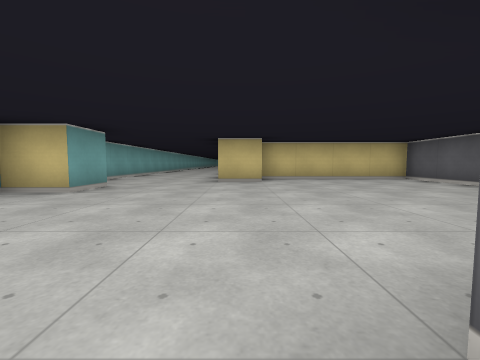
View 1 (above)

24 first-person views from a walk through a cub3D level. The camera is about half as high as the walls, tilts 4° down and sees 90° across. The floor is counted in squares. Each view is taken from the middle of a square. On the plan, view 1 faces up. The plan holds only what a view shows up to about 9 squares ahead; the rest is blank. The place goes on beyond the plan.

View 2
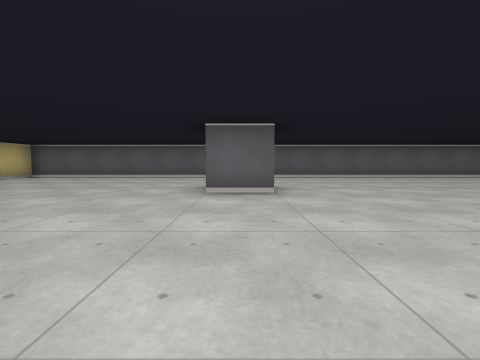

View 3
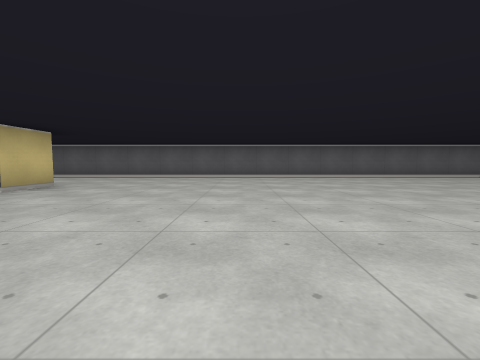

View 4
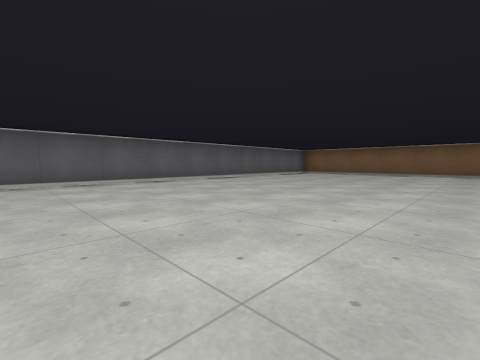

View 5
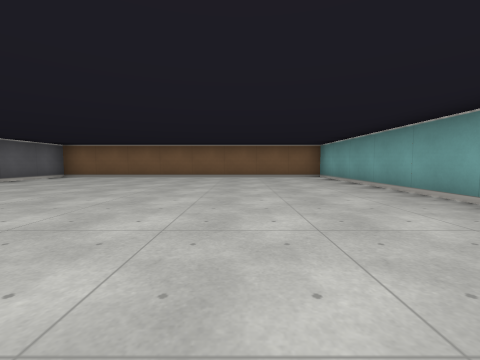

View 6
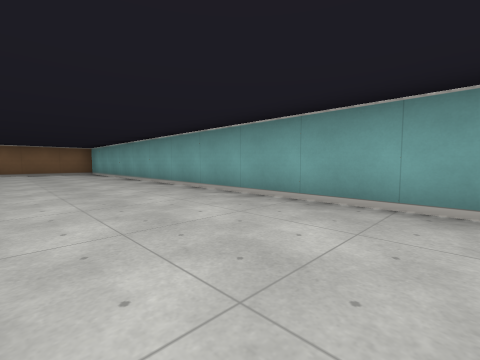

View 7
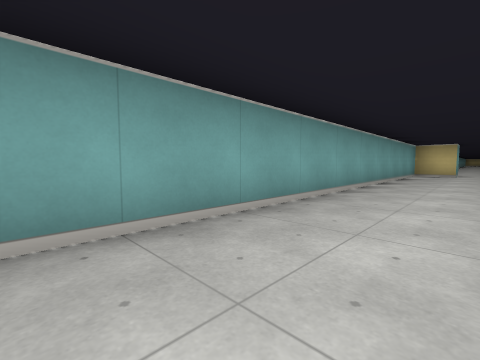

View 8
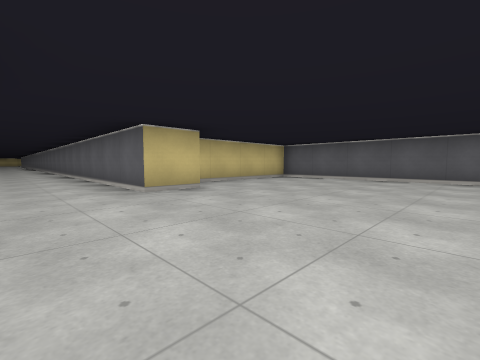

View 9
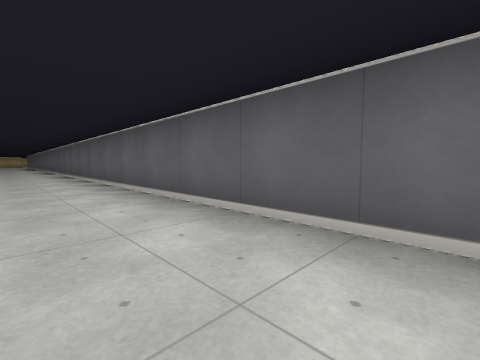

View 10
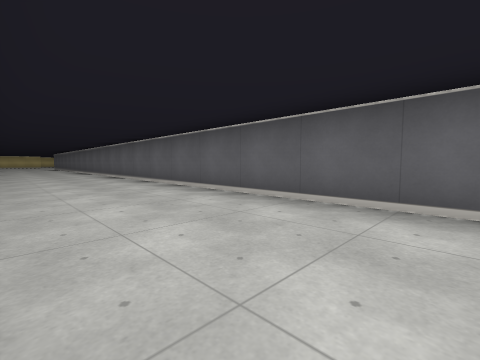

View 11
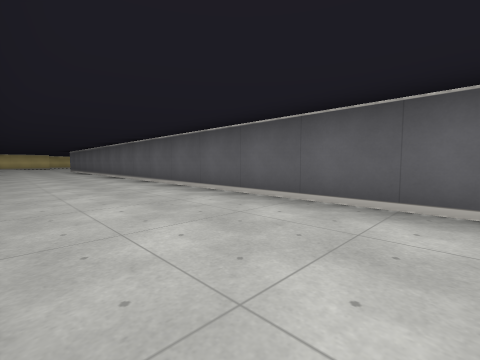

View 12
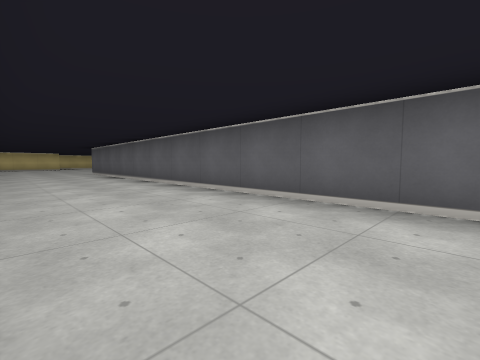

View 13
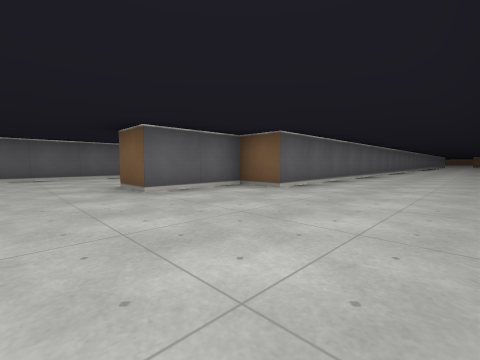

View 14
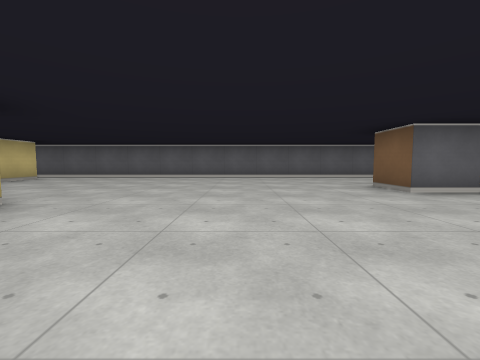

View 15
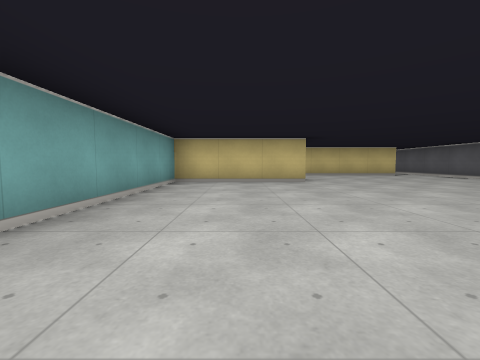

View 16
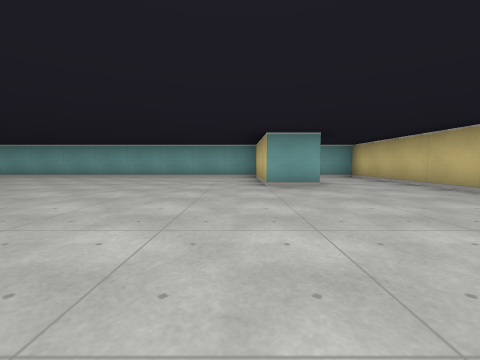

View 17
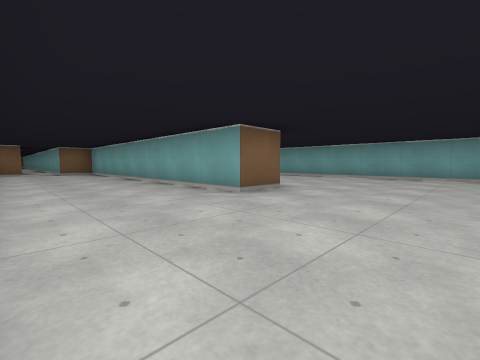

View 18
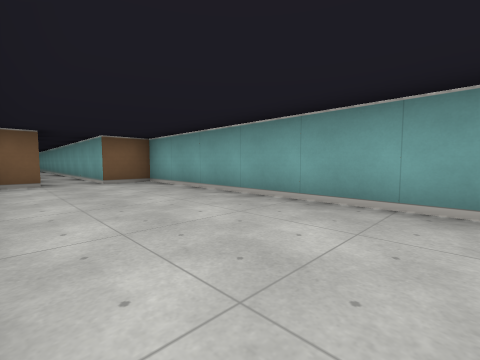

View 19
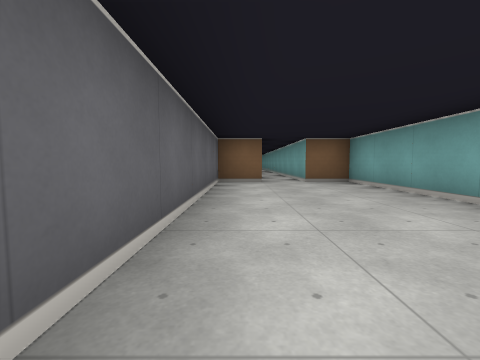

View 20
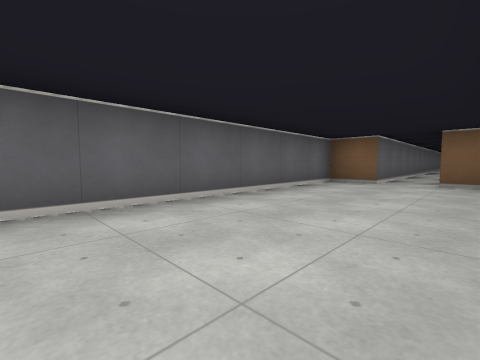

View 21
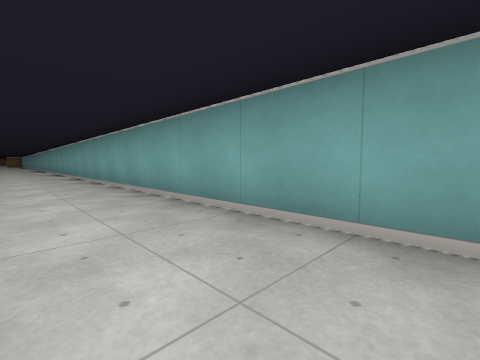

View 22
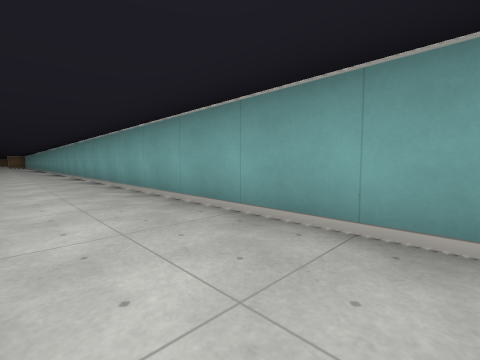

View 23
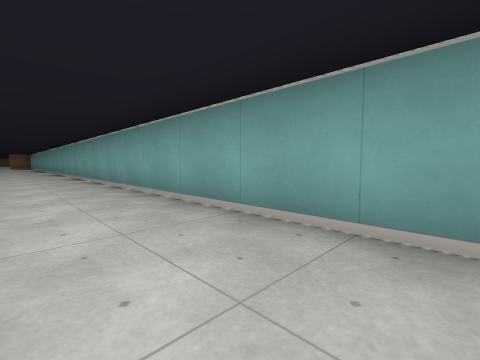

View 24
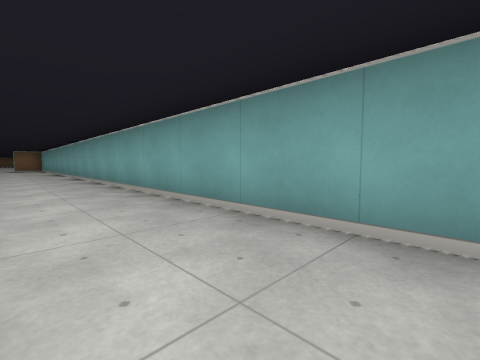

### Floor plan
Points are (right, up) in squares from view 1. A wall is a line through its corners. A room is listed if a view was taken in it or the views show most of it. See-through windows are left out.
Room 1 (views 1, 2, 3, 4, 5, 6, 7, 8)
walls: (1.5, -0.5) (0.5, -0.5) (0.5, 0.5); (-2.5, 4.5) (-2.5, 3.5) (-3.5, 3.5) (-3.5, -14.5) (4.5, -14.5) (4.5, 6.5) (0.5, 6.5); (0.5, 5.5) (-0.5, 5.5)
ways out: opening at (-1.5, 5.5) to room 2
Room 2 (views 9, 10, 11, 12, 13, 14, 15, 16, 17, 18, 19, 20, 21, 22, 23, 24)
walls: (3.5, 21.8) (3.5, 27.5) (4.5, 27.5) (4.5, 43.4); (-0.5, 41.6) (-0.5, 40.5) (-3.5, 40.5) (-3.5, 6.2); (3.6, 43.5) (-3.5, 43.5) (-3.5, 42.5); (-0.5, 5.5) (-0.5, 33.5) (0.5, 33.5) (0.5, 35.5) (1.5, 35.5) (1.5, 27.5) (2.5, 27.5) (2.5, 21.8)
ways out: opening at (-1.5, 5.5) to room 1; opening at (4, 44)

Where each view was taken, in squares from view 1:
view 1: 0 up, 0 right, facing up
view 2: 0 up, 3 left, facing right
view 3: 4 down, 3 left, facing right
view 4: 5 down, 1 left, facing down-right
view 5: 7 down, 1 left, facing down
view 6: 4 down, 1 left, facing down-left
view 7: 6 down, 2 left, facing up-left
view 8: 2 up, 2 left, facing up-right
view 9: 9 up, 2 left, facing up-right
view 10: 14 up, 3 left, facing up-right
view 11: 19 up, 3 left, facing up-right
view 12: 23 up, 3 left, facing up-right
view 13: 37 up, 3 left, facing down-right
view 14: 38 up, 3 left, facing right
view 15: 35 up, 2 left, facing up
view 16: 40 up, 4 right, facing left
view 17: 38 up, 4 right, facing down-left
view 18: 33 up, 4 right, facing down-left
view 19: 33 up, 4 right, facing down
view 20: 33 up, 2 right, facing down-right
view 21: 35 up, 2 left, facing down-left
view 22: 31 up, 2 left, facing down-left
view 23: 26 up, 2 left, facing down-left
view 24: 20 up, 2 left, facing down-left
